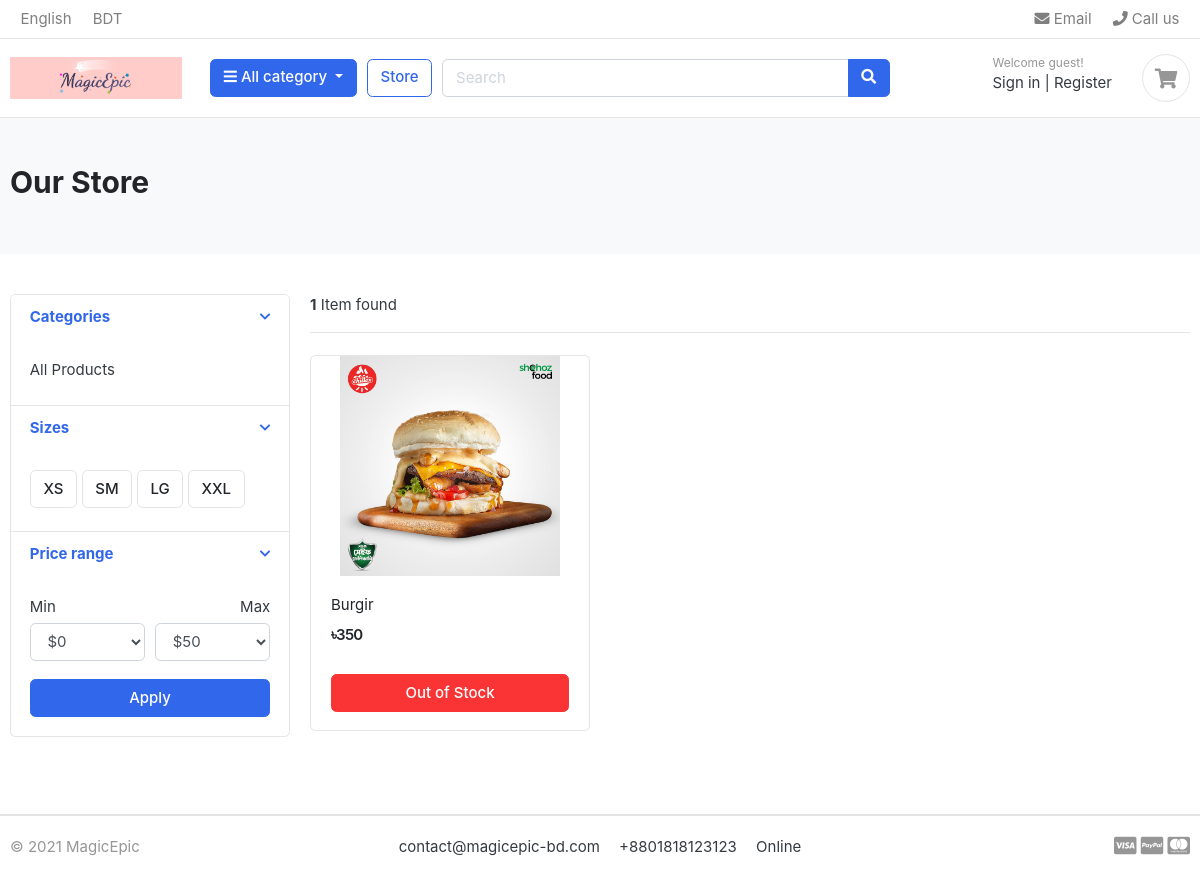
Screenshot of /store/category/boss with the database file from the repository.
### shop/models.py (models this page shows, shortened)
class Product(models.Model):
    product_name = models.CharField(max_length=200, unique = True)
    slug = models.SlugField(max_length=1000, unique = True)
    description = models.TextField(max_length = 2000, blank=True)
    price = models.IntegerField()
    image = models.ImageField(upload_to='photos/products/')
    stock = models.IntegerField()
    is_available = models.BooleanField(default = False)
    category = models.ForeignKey(Category, on_delete=models.CASCADE)
    date_created = models.DateTimeField(auto_now_add=True)
    date_modified = models.DateTimeField(auto_now=True)
    def get_url(self):
        return reverse('product_detail', args=[self.category.slug, self.slug])

### shop/views.py (the view)
# urls.py: path('store/', views.store, name='store'),
def store(request, category_slug = None):
    categories = None
    products = None
    if category_slug != None:
        categories = get_object_or_404(Category, slug=category_slug)
        products = Product.objects.filter(category = categories, is_available=True)
        paginator = Paginator(products, 3)
        page = request.GET.get('page')
        paged_products = paginator.get_page(page)
        product_count = products.count()
    else:
        products = Product.objects.all().filter(is_available=True).order_by('id')
        paginator = Paginator(products, 6)
        page = request.GET.get('page')
        paged_products = paginator.get_page(page)
        product_count = products.count()
    context = {
        'products':paged_products,
        'product_count':product_count,
    }
    return render(request, 'shop/store.html', context)

### shop/templates/shop/store.html (shortened to what this page needs)
{% extends "shop/base.html" %}
{% load static %}
{% block content %}
<section class="section-pagetop bg">
<div class="container">
	{% if 'search' in reqeust.path %}
	<h2 class="title-page">Search Result</h2>
        {% else %}
		<h2 class="title-page">Our Store</h2>
				{% endif %}
</div>
</section>
<section class="section-content padding-y">
<div class="container">
<div class="row">
	<aside class="col-md-3">
<div class="card">
	<article class="filter-group">
		<header class="card-header">
			<a href="#" data-toggle="collapse" data-target="#collapse_1" aria-expanded="true" class="">
				<i class="icon-control fa fa-chevron-down"></i>
				<h6 class="title">Categories</h6>
			</a>
		</header>
		<div class="filter-content collapse show" id="collapse_1" style="">
			<div class="card-body">
				<ul class="list-menu">
					<li><a href="{% url 'store' %}">All Products  </a></li>
				</ul>
			</div>
		</div>
	</article>
	<article class="filter-group">
		<header class="card-header">
			<a href="#" data-toggle="collapse" data-target="#collapse_4" aria-expanded="true" class="">
				<i class="icon-control fa fa-chevron-down"></i>
				<h6 class="title">Sizes </h6>
			</a>
		</header>
		<div class="filter-content collapse show" id="collapse_4" style="">
			<div class="card-body">
			  <label class="checkbox-btn">
			    <span class="btn btn-light"> XS </span>
			  </label>
			  <label class="checkbox-btn">
			    <span class="btn btn-light"> SM </span>
			  </label>
			  <label class="checkbox-btn">
			    <span class="btn btn-light"> LG </span>
			  </label>
			  <label class="checkbox-btn">
			    <span class="btn btn-light"> XXL </span>
			  </label>
		</div>
		</div>
	</article>
	<article class="filter-group">
		<header class="card-header">
			<a href="#" data-toggle="collapse" data-target="#collapse_3" aria-expanded="true" class="">
				<i class="icon-control fa fa-chevron-down"></i>
				<h6 class="title">Price range </h6>
			</a>
		</header>
		<div class="filter-content collapse show" id="collapse_3" style="">
			<div class="card-body">
				<div class="form-row">
				<div class="form-group col-md-6">
				  <label>Min</label>
				  	<select class="mr-2 form-control">
						<option value="0">$0</option>
					</select>
				</div>
				<div class="form-group text-right col-md-6">
				  <label>Max</label>
				  	<select class="mr-2 form-control">
						<option value="50">$50</option>
					</select>
				</div>
				</div>
				<button class="btn btn-block btn-primary">Apply</button>
			</div>
		</div>
	</article>
</div>
	</aside>
	<main class="col-md-9">
<header class="border-bottom mb-4 pb-3">
		<div class="form-inline">
			{% if product_count == 1 %}
			<span class="mr-md-auto"><b>{{ product_count }}</b> Item found </span>
        {% else %}
		<span class="mr-md-auto"><b>{{ product_count }}</b> Items found </span>
				{% endif %}
		</div>
</header>
<div class="row">
	{% if products %}
    {% for product in products %}
	<div class="col-md-4">
		<figure class="card card-product-grid">
			<div class="img-wrap">
				<img src="{{product.image.url}}">
			</div>
			<figcaption class="info-wrap">
				<div class="fix-height">
					<a href="{{ product.get_url }}" class="title">{{product.product_name}}</a>
					<div class="price-wrap mt-2">
						<span class="price">৳{{product.price}}</span>
					</div>
				</div>
				{% if product.stock <= 0 %}
				<a href="#" class="btn btn-block btn-danger">Out of Stock </a>
        {% else %}
				<a href="{% url 'add_cart' product.id %}" class="btn btn-block btn-primary">Add to Cart </a>
				{% endif %}
			</figcaption>
		</figure>
	</div>
    {% endfor %}
	{% else %}
	<h2>Nothing Found</h2>
	{% endif %}
</div>
	</main>
</div>
</div>
</section>
{% endblock %}

### shop/static/shop/css/ui.css (style rules this page uses)
html { font-family: "Inter", sans-serif; font-size: 15px; }
.img-wrap { text-align: center; display: block; }
.img-wrap img { max-width: 100%; }
.price-wrap { letter-spacing: -0.7px; }
.padding-y { padding-top: 40px; padding-bottom: 40px; }
figure { margin-bottom: 0; }
article:after, .form-group:after { display: block; clear: both; content: ""; }
.bg { background-color: #f8f9fa; }
.title-page { color: #212529; }
.btn-light { background-color: #fff; border-color: #e4e4e4; }
[class*=list-] li:after { visibility: hidden; display: block; content: ""; overflow: hidden; height: 0; clear: both; }
.list-menu { list-style: none; margin: 0; padding-left: 0; }
.list-menu li { margin-bottom: 5px; }
.list-menu a { color: #343a40; }
[class*=card-product] a.title { color: #212529; display: block; }
[class*=card-product] .img-wrap { overflow: hidden; position: relative; }
[class*=card-product] .img-wrap img { height: 100%; max-width: 100%; width: auto; display: inline-block; -o-object-fit: cover; object-fit: cover; }
.card-product-grid { margin-bottom: 20px; }
.card-product-grid .img-wrap { border-radius: 0.2rem 0.2rem 0 0; height: 220px; }
.card-product-grid .info-wrap { overflow: hidden; padding: 18px 20px; }
.card-product-grid .fix-height { height: 80px; overflow: hidden; }
.card .img-wrap { overflow: hidden; }
.price { font-weight: 600; color: #212529; }
.icon-control { margin-top: 5px; float: right; font-size: 80%; }
.card-header .title { margin-bottom: 0; line-height: 1.5; }
.filter-group { border-bottom: 1px solid #e4e4e4; }
.filter-group .card-header { border-bottom: 0; }
.filter-group:last-child { border-bottom: 0; }
.checkbox-btn { position: relative; }
.section-pagetop { padding: 45px 0; }

### rows the page displays
Product: image (picture), product_name "Burgir", price "350", stock "Out of Stock"

### other values shown
{{ product_count }} "1"
